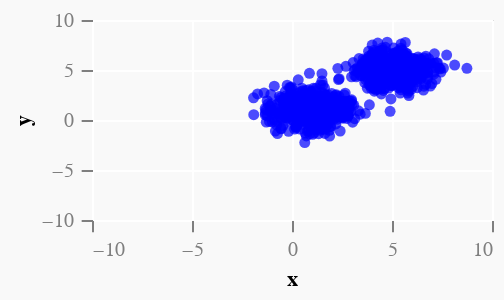

The notebook cell this image was saved under:
### Code cell
-- vlShow $ plot (200, 100) (L [barPlot "b"]) (Cols [("b", VL.Booleans $ sampleSTfixed $ prior $ mh 10 $ bernoulli 0.5)])

multinorm (a,b) = do
    x <- normal a 1
    y <- normal b 1
    return (x,y)

mixture = do
    x <- uniformD [multinorm (a,b) | (a,b) <- [(1,1), (5,5)]]
    x

(nums, nums2) <- unzip <$> sampleIO (replicateM 1000 $ mixture)
vlShow $ plot (200, 100) (L [scatterBlue "x" "y" (-10,10) (-10,10)]) (Cols 
        [("x", VL.Numbers nums),
        ("y", VL.Numbers nums2)
        ])

### Figure 1 — Vega-Lite specification as saved in the notebook (floating-point values rounded to 4 significant figures; data arrays with more than 128 entries replaced by an {"elided": "..."} marker saying what was removed)
{"height": 100, "data": {"values": {"elided": "1000 records"}}, "$schema": "https://vega.github.io/schema/vega-lite/v4.json", "config": {"axis": {"domain": false, "tickSize": 5.67, "gridColor": "#FFFFFF", "labelColor": "#7F7F7F", "labelPadding": 4, "grid": true, "tickColor": "#7F7F7F"}}, "width": 200, "layer": [{"encoding": {"y": {"type": "quantitative", "field": "y", "scale": {"domain": [-10, 10]}}, "x": {"type": "quantitative", "field": "x", "scale": {"domain": [-10, 10]}}}, "mark": {"color": "blue", "type": "circle"}}], "background": "#f9f9f9", "description": "Plot"}
